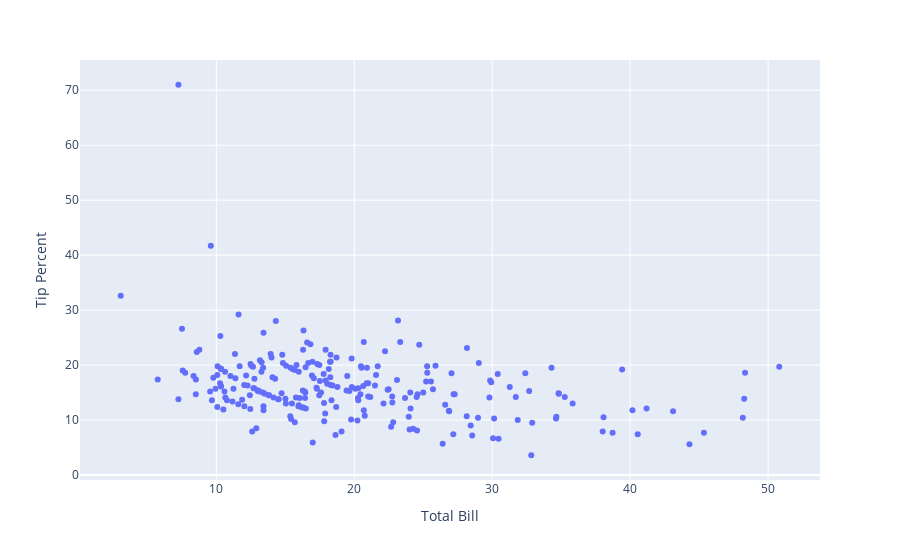

The code cell stored with this chart in its notebook:
### Markdown cell above
<details><summary>Blockly Hints</summary><ul><li>Notation<ul><li><code>A</code> &nbsp;:&nbsp; <code>B</code>&nbsp; means snap blocks A and B together.</li></ul></li><li>Blocks<ul><li>freestyle<ul><li>Unless specifically instructed, use the first block from the FREESTYLE menu.</li></ul></li><li><code>with .. do .. using ..</code><ul><li>The <code>with .. do .. using ..</code> block is found under VARIABLES.</li> <li>If <code>do</code> dropdown says "!Not populated until you execute code", click anywhere in the notebook tab, then click try "Run All Above Selected Cell" from the "Run" menu.</li> <li>If <code>with .. do .. using ..</code> block does not want to snap together nicely with the <code>set .. to</code> block, try dragging the <code>set .. to</code> block instead.</li> <li>You can use the <code>+ -</code> controls on the block to change the number of notches. Unless specifically instructed, the block should not have any empty notches when you click Blocks to Code. </li></ul></li><li>variable<ul><li>After it is created, each variable has its own block at the end of the VARIABLES menu.</li></ul></li></ul></li></ul></details>

### Code cell
#!response

px.scatter(df, x=x, y=y)

### Figure 1 — Plotly figure (JSON) as saved in the notebook; plotly's stock layout.template omitted (floating-point values rounded to 4 significant figures; data arrays with more than 128 entries replaced by an {"elided": "..."} marker saying what was removed)
{"data": [{"hovertemplate": "Total Bill=%{x}<br>Tip Percent=%{y}<extra></extra>", "legendgroup": "", "marker": {"color": "#636efa", "symbol": "circle"}, "mode": "markers", "name": "", "orientation": "v", "showlegend": false, "type": "scatter", "x": {"elided": "244 float values"}, "xaxis": "x", "y": {"elided": "244 float values"}, "yaxis": "y"}], "layout": {"legend": {"tracegroupgap": 0}, "margin": {"t": 60}, "xaxis": {"anchor": "y", "domain": [0, 1], "title": {"text": "Total Bill"}}, "yaxis": {"anchor": "x", "domain": [0, 1], "title": {"text": "Tip Percent"}}}}
